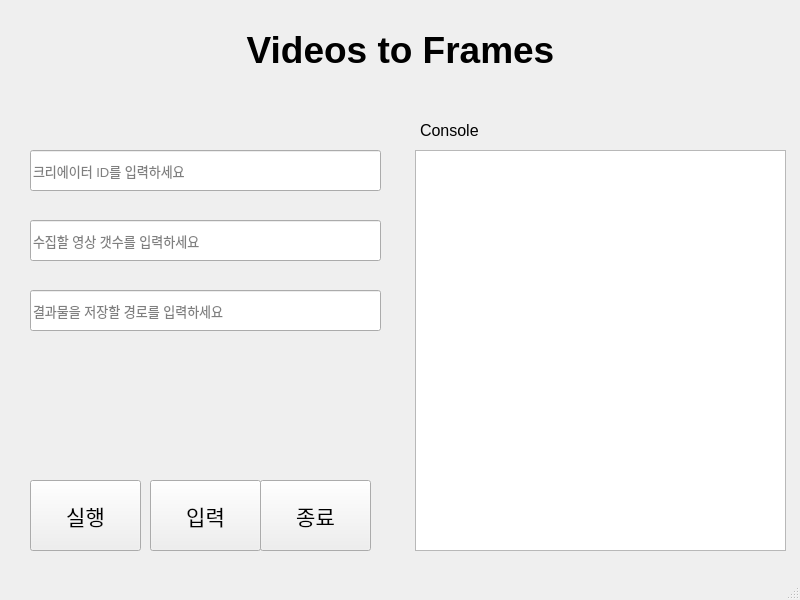
<?xml version="1.0" encoding="UTF-8"?>
<ui version="4.0">
 <class>MainWindow</class>
 <widget class="QMainWindow" name="MainWindow">
  <property name="geometry">
   <rect>
    <x>0</x>
    <y>0</y>
    <width>800</width>
    <height>600</height>
   </rect>
  </property>
  <property name="windowTitle">
   <string>MainWindow</string>
  </property>
  <widget class="QWidget" name="centralwidget">
   <widget class="QLabel" name="title_label">
    <property name="geometry">
     <rect>
      <x>10</x>
      <y>10</y>
      <width>781</width>
      <height>81</height>
     </rect>
    </property>
    <property name="font">
     <font>
      <pointsize>48</pointsize>
     </font>
    </property>
    <property name="text">
     <string>&lt;html&gt;&lt;head/&gt;&lt;body&gt;&lt;p align=&quot;center&quot;&gt;&lt;span style=&quot; font-size:28pt; font-weight:600;&quot;&gt;Videos to Frames&lt;/span&gt;&lt;/p&gt;&lt;/body&gt;&lt;/html&gt;</string>
    </property>
    <property name="scaledContents">
     <bool>true</bool>
    </property>
   </widget>
   <widget class="QLineEdit" name="channel_input">
    <property name="geometry">
     <rect>
      <x>30</x>
      <y>150</y>
      <width>351</width>
      <height>41</height>
     </rect>
    </property>
    <property name="font">
     <font>
      <pointsize>10</pointsize>
     </font>
    </property>
    <property name="text">
     <string/>
    </property>
    <property name="placeholderText">
     <string>크리에이터 ID를 입력하세요</string>
    </property>
   </widget>
   <widget class="QTextBrowser" name="output_textBrowser">
    <property name="geometry">
     <rect>
      <x>415</x>
      <y>150</y>
      <width>371</width>
      <height>401</height>
     </rect>
    </property>
   </widget>
   <widget class="QPushButton" name="start_pushButton">
    <property name="geometry">
     <rect>
      <x>30</x>
      <y>480</y>
      <width>111</width>
      <height>71</height>
     </rect>
    </property>
    <property name="font">
     <font>
      <pointsize>16</pointsize>
     </font>
    </property>
    <property name="text">
     <string>실행</string>
    </property>
   </widget>
   <widget class="QPushButton" name="stop_pushButton">
    <property name="geometry">
     <rect>
      <x>260</x>
      <y>480</y>
      <width>111</width>
      <height>71</height>
     </rect>
    </property>
    <property name="font">
     <font>
      <pointsize>16</pointsize>
     </font>
    </property>
    <property name="text">
     <string>종료</string>
    </property>
   </widget>
   <widget class="QLabel" name="logo_label">
    <property name="geometry">
     <rect>
      <x>50</x>
      <y>340</y>
      <width>321</width>
      <height>131</height>
     </rect>
    </property>
    <property name="text">
     <string/>
    </property>
    <property name="pixmap">
     <pixmap resource="resource.qrc">:/image/colour_logo.png</pixmap>
    </property>
    <property name="scaledContents">
     <bool>false</bool>
    </property>
   </widget>
   <widget class="QLabel" name="output_label">
    <property name="geometry">
     <rect>
      <x>420</x>
      <y>110</y>
      <width>331</width>
      <height>41</height>
     </rect>
    </property>
    <property name="font">
     <font>
      <pointsize>12</pointsize>
     </font>
    </property>
    <property name="text">
     <string>Console</string>
    </property>
   </widget>
   <widget class="QLineEdit" name="count_input">
    <property name="geometry">
     <rect>
      <x>30</x>
      <y>220</y>
      <width>351</width>
      <height>41</height>
     </rect>
    </property>
    <property name="font">
     <font>
      <pointsize>10</pointsize>
     </font>
    </property>
    <property name="text">
     <string/>
    </property>
    <property name="placeholderText">
     <string>수집할 영상 갯수를 입력하세요</string>
    </property>
   </widget>
   <widget class="QLineEdit" name="dir_input">
    <property name="geometry">
     <rect>
      <x>30</x>
      <y>290</y>
      <width>351</width>
      <height>41</height>
     </rect>
    </property>
    <property name="font">
     <font>
      <pointsize>10</pointsize>
     </font>
    </property>
    <property name="text">
     <string/>
    </property>
    <property name="placeholderText">
     <string>결과물을 저장할 경로를 입력하세요</string>
    </property>
   </widget>
   <widget class="QPushButton" name="input_pushButton_2">
    <property name="geometry">
     <rect>
      <x>150</x>
      <y>480</y>
      <width>111</width>
      <height>71</height>
     </rect>
    </property>
    <property name="font">
     <font>
      <pointsize>16</pointsize>
     </font>
    </property>
    <property name="text">
     <string>입력</string>
    </property>
   </widget>
  </widget>
  <widget class="QStatusBar" name="statusbar"/>
  <widget class="QMenuBar" name="menubar">
   <property name="geometry">
    <rect>
     <x>0</x>
     <y>0</y>
     <width>800</width>
     <height>21</height>
    </rect>
   </property>
  </widget>
 </widget>
 <resources>
  <include location="resource.qrc"/>
 </resources>
 <connections/>
 <slots>
  <slot>start()</slot>
  <slot>stop()</slot>
 </slots>
</ui>
